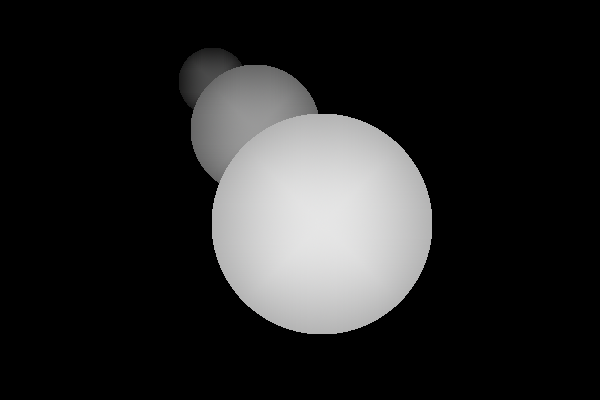
#> input picture Input/Balls.png, 600 x 400 px; its folder holds only this picture in this run
$ python PyStereogram.py Input/Balls.png
#> lines starting #> are read from the running program, lines starting #| are printed output that depends on the picture
#> further down, depth is the input picture: shape (400, 600, 4); mean R, G, B, A 37.3, 37.3, 37.3, 255
### MakeBG.py
#Imports
from PIL import Image
from random import randint

def main(tilesize, imsize):
#> called with tilesize = 50, imsize = (600, 400)
    dots = []

    #Generate randomized tile image
    for i in range(tilesize*tilesize):
        if randint(0,1):
            dots.append(
                (randint(0,127), randint(0,127), randint(0,127))
            )
        else:
            dots.append(
                (randint(127,255), randint(127,255), randint(127,255))
            )

    ##for i in range(50):
    ##    dots.append((i%2*255, 0, 0))

    tile = Image.new('RGB', (tilesize,tilesize))
#> tile: PIL image 50x50 RGB; every value is 0
    tile.putdata(dots)
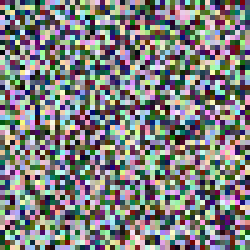
#> tile: PIL image 50x50 RGB (shown 5 times larger); mean R, G, B 125.7, 126.8, 126.7

    #Tile image on new image
    img = Image.new('RGB', imsize)
#> img: PIL image 600x400 RGB; every value is 0
    for x in range(0, imsize[0], tilesize):
        for y in range(0, imsize[1], tilesize):
    ##        print(left, top)
            img.paste(tile, (x, y))
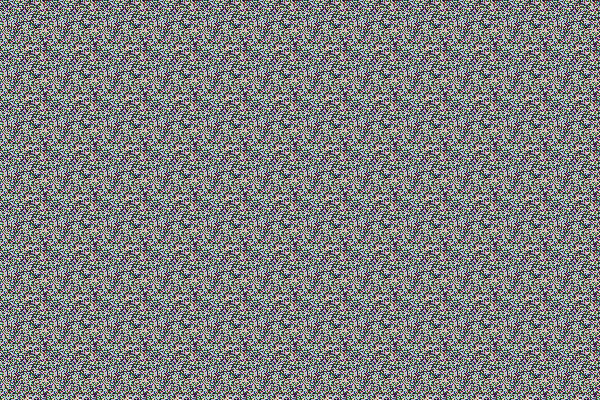
#> img: PIL image 600x400 RGB; mean R, G, B 125.7, 126.8, 126.7

    #Create focusing squares
    dot = Image.new('RGB', (10,10))
    dot.putdata([(255,0,0)] * 100)

    for x in range(20, imsize[0], tilesize):
        img.paste(dot, (x, 10))
        img.paste(dot, (x, imsize[1]-20))

    #Save base image
    img.save('BaseAuto.png')
    tile.save('BaseAuto.tile.png')

# [2 lines that do not run on import are left out]

### PyStereogram.py
#Imports
from PIL import Image
import numpy as np
import sys

TILESIZE=50

#Get input
depthImName = sys.argv[1:2]
if depthImName == []:
    depthImName = input("Depthmap? ")
    depthImName = ("Depth.png" if depthImName == "" else depthImName)
else:
    depthImName = depthImName[0]

#Open depthmap
try:
    depth = np.array(Image.open(depthImName))
except FileNotFoundError:
    depth = np.array(Image.open("Input/" + depthImName))

print("Creating tile...")
import MakeBG
MakeBG.main(TILESIZE,depth.shape[1::-1])

print("Opening images...")
base = np.array(Image.open("BaseAuto.png"))
assert base.shape[:2] == depth.shape[:2], "Base and depthmap differ in size."

print("Creating arrays...")
depth -= depth.min()
depth = depth * ((TILESIZE / 3) / depth.max())
#depth = (depth * -1) + (depth.max())
diffmap = []
newImage = []
for i in range(base.shape[1]):
    diffmap.append([0] * base.shape[0])
    newImage.append([0] * base.shape[0])

print("Calculating shift...")
for x in range(len(diffmap)-1,-1,-1):
    for y in range(len(diffmap[0])):
        tmp = depth[y][x][0]
        if x < len(diffmap) - ((TILESIZE) + int(tmp)):
            tmp += diffmap[x+(TILESIZE)-int(tmp)][y]
        diffmap[x][y] = int(tmp)
#> after the loop, diffmap = 600 items

print("Creating images...")
for x in range(len(diffmap)-1,-1,-1):
    for y in range(len(diffmap[0])):
        newImage[x][y] = tuple(base[y][(x-diffmap[x][y]) % base.shape[1]])
#> this loop made 600 passes
#> x on passes 1 to 3: 599, 598, 597
#> after the loop, newImage = 600 items

def bound(n):
    return int(
        (
            ((n + (TILESIZE/2)) % TILESIZE) - (TILESIZE/2)
        ) * 255/TILESIZE
    )

difflist = []
for i in range(len(diffmap[0])):
    difflist += [(-bound(diffmap[j][i]), bound(diffmap[j][i]), 0) for j in range(len(diffmap))]
#> after the loop, difflist = 240000 items

img = Image.new('RGB', (len(diffmap), len(diffmap[0])))
img.putdata(difflist)
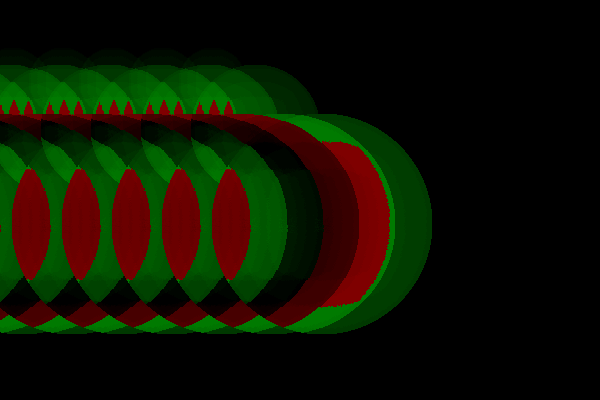
#> img: PIL image 600x400 RGB; mean R, G, B 14.1, 18.8, 0
img.save('trueDepth.png')

del difflist
im = []
for i in range(len(diffmap[0])):
    im += [newImage[j][i] for j in range(len(diffmap))]
#> after the loop, im = 240000 items

img = Image.new('RGB', (len(diffmap), len(diffmap[0])))
img.putdata(im)
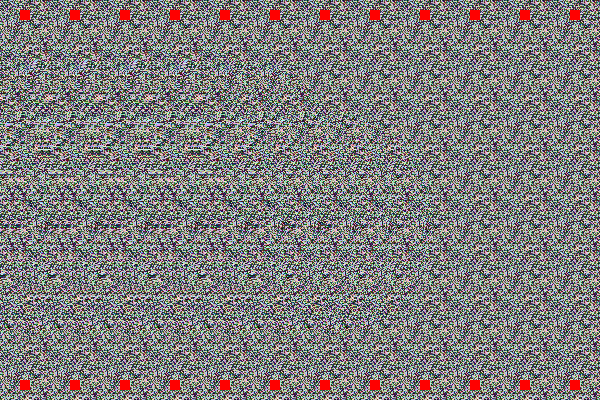
#> img: PIL image 600x400 RGB; mean R, G, B 126.6, 125.3, 125.2
img.save('Output/%s' % depthImName.split("/")[-1])

print("Done!")

$ run again, on Input/BlenderTest.png
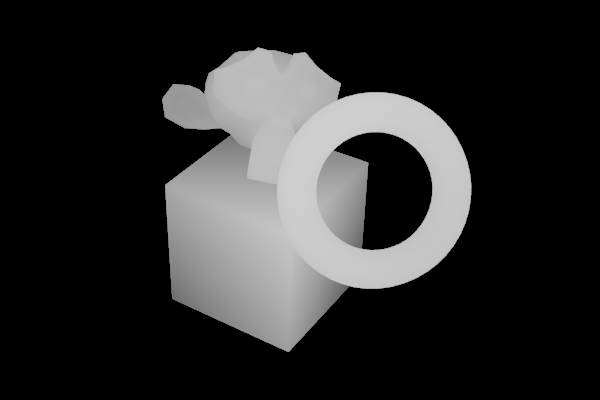
#> input picture Input/BlenderTest.png, 600 x 400 px
#> depth is the input picture: shape (400, 600, 4); mean R, G, B, A 42.8, 42.8, 42.8, 255
#> after the loop `for x in range(len(diffmap)-1,-1,-1):`: diffmap = 600 items
#> the loop `for x in range(len(diffmap)-1,-1,-1):` made 600 passes
#> x on passes 1 to 3: 599, 598, 597
#> after the loop `for i in range(len(diffmap[0])):`: difflist = 240000 items
#> `img.putdata(difflist)`:
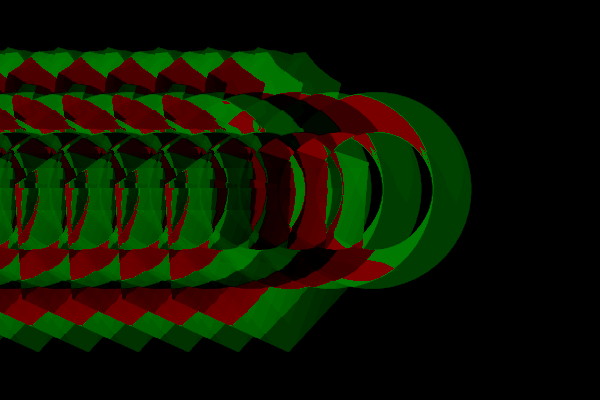
#> img: PIL image 600x400 RGB; mean R, G, B 14, 21.7, 0
#> `img.putdata(im)`:
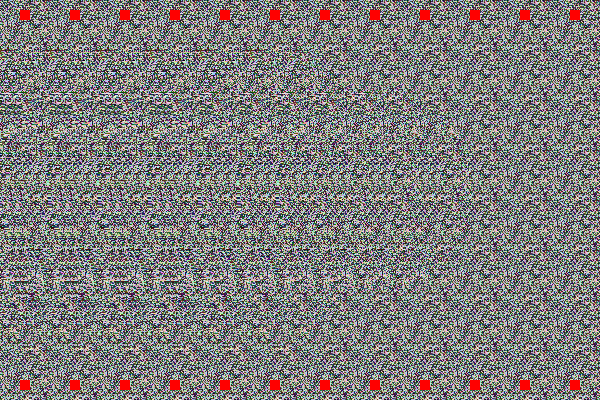
#> img: PIL image 600x400 RGB; mean R, G, B 126.8, 125.3, 125.1

$ run again, on Input/Suzanne.png
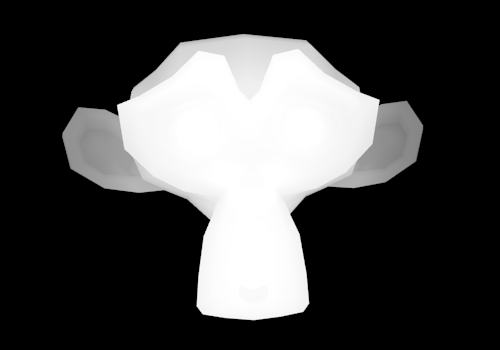
#> input picture Input/Suzanne.png, 500 x 350 px
#> depth is the input picture: shape (350, 500, 4); mean R, G, B, A 71.7, 71.7, 71.7, 255
#> after the loop in main, `for x in range(0, imsize[0], tilesize):`:
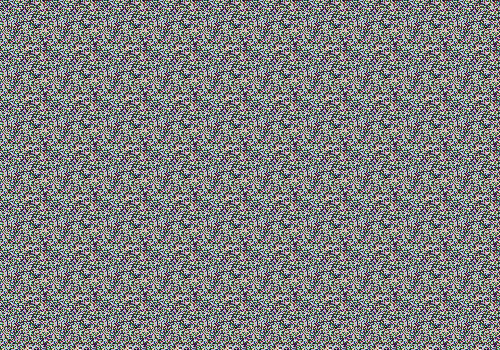
#> img: PIL image 500x350 RGB; mean R, G, B 125.7, 126.8, 126.7
#> after the loop `for x in range(len(diffmap)-1,-1,-1):`: diffmap = 500 items
#> the loop `for x in range(len(diffmap)-1,-1,-1):` made 500 passes
#> x on passes 1 to 3: 499, 498, 497
#> after the loop `for i in range(len(diffmap[0])):`: difflist = 175000 items
#> `img.putdata(im)`:
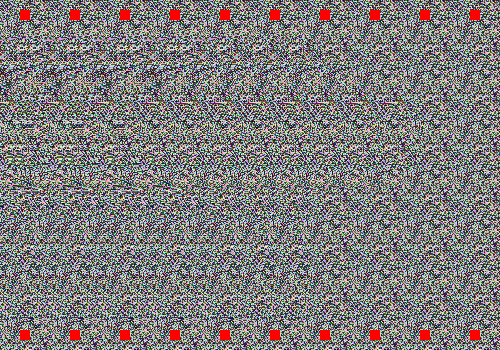
#> img: PIL image 500x350 RGB; mean R, G, B 126.9, 124.9, 124.9
